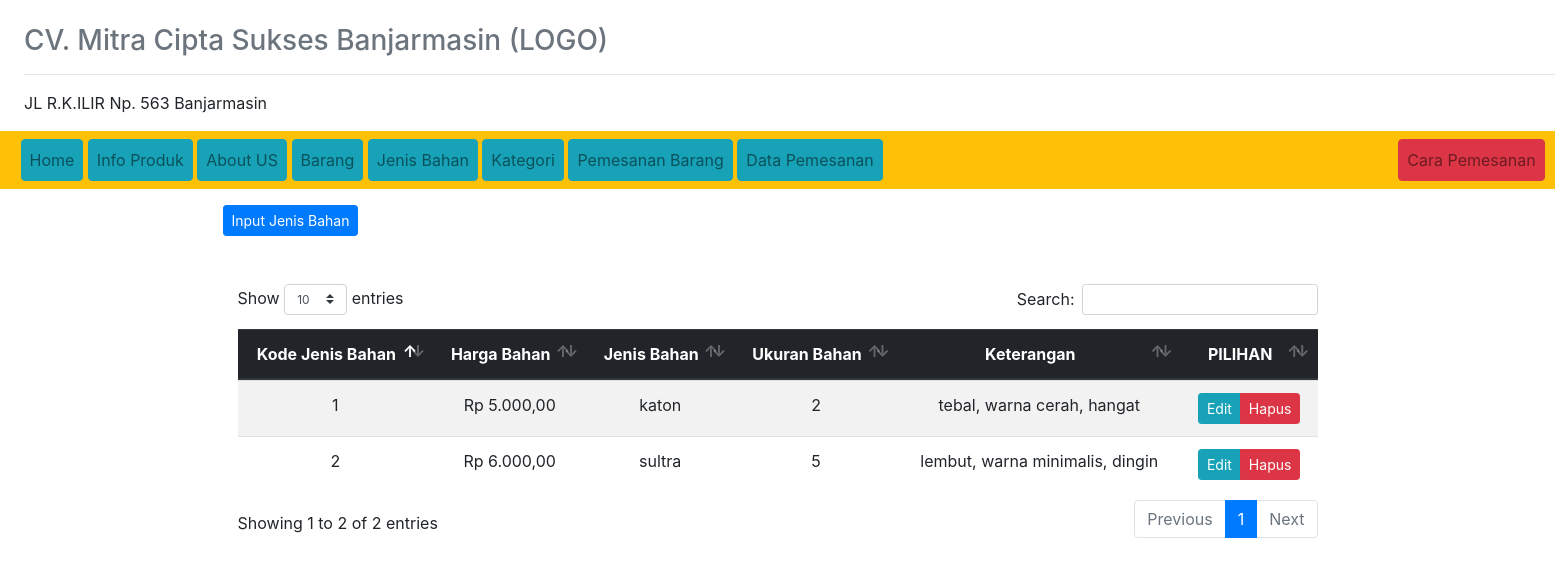
Page /?view=bahan on the earlier database version.
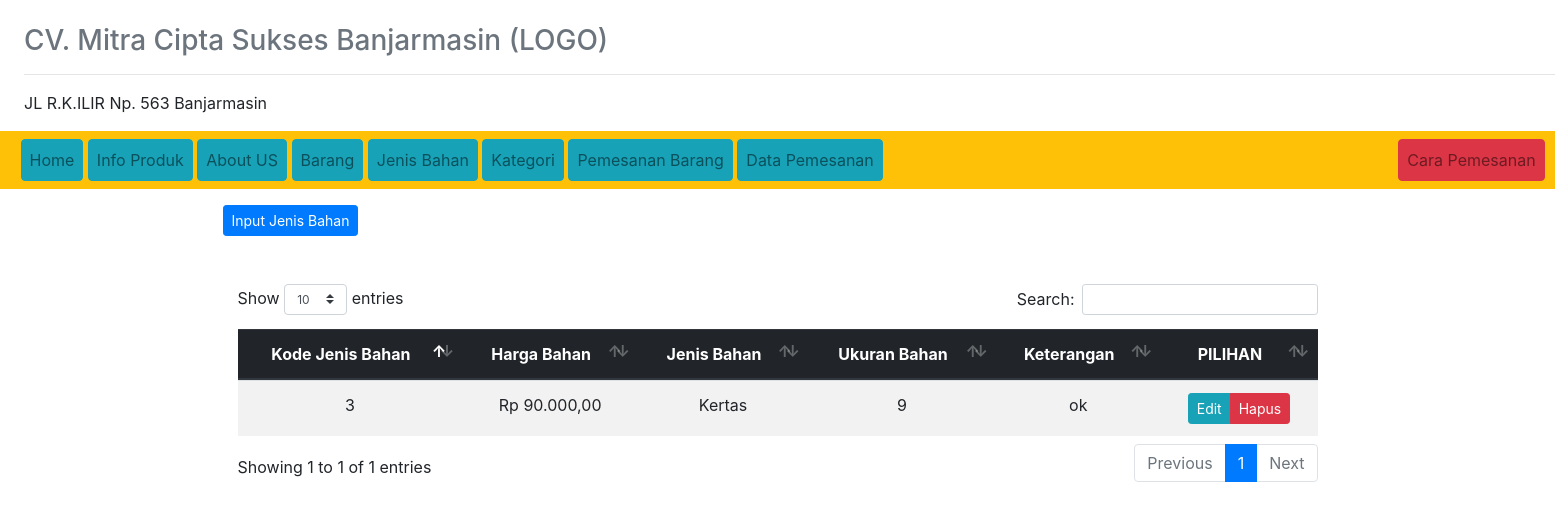
Same page on the later database version.
### tables this page shows
CREATE TABLE `jenis_bahan` (
  `kode_jenis_bahan` int(50) NOT NULL,
  `harga_bahan` int(25) NOT NULL,
  `jenis_bahan` varchar(50) NOT NULL,
  `ketarangan` varchar(255) NOT NULL,
  `ukuran_bahan` int(10) NOT NULL
);

### config/config.php (called while the page is built, shortened)
<?php
function base_url($url = null)
{
	$base_url = "http://localhost/aplikasi_CV_Mitra_Cipta_Sukses_Banjarmasin/";
	if ($url != null ) {
		return $base_url."/".$url;
	} else  {
			return $base_url;
	}
}

### models/admin.php (called while the page is built, shortened)
<?php
class Admin
{
  private $mysqli;
  function __construct($mysqli)
  {
    $this->mysqli = $mysqli;
  }
  public function showJenisBahan()
  {
    $db = $this->mysqli->conn;
    $sql = " SELECT * FROM jenis_bahan ";
    $query = $db->query($sql);
    return $query;
  }
}
?>

### view/jenis-bahan.php (the view)
<div class="header-hal">
    <a href="?view=input-bahan" class="btn btn-sm btn-primary">Input Jenis Bahan</a>
</div>
<div class="container mt-5">
<div class="daftar-table table-responsive">
  <table class="table table-striped text-center" id="table">
    <thead class="thead-dark">
      <tr>
        <th>Kode Jenis Bahan</th>
        <th>Harga Bahan</th>
        <th>Jenis Bahan </th>
        <th>Ukuran Bahan</th>
        <th>Keterangan</th>
        <th>PILIHAN</th>
      </tr>
    </thead>
    <tbody>
      <?php
      $data = $objAdmin->showJenisBahan();
      while ($a = $data->fetch_object()) {
      ?>
      <tr>
        <td><?=$a->kode_jenis_bahan ?></td>
        <td><?=$rp = "Rp " . number_format($a->harga_bahan, 2, ',', '.')?></td>
        <td><?=$a->jenis_bahan ?></td>
        <td><?=$a->ukuran_bahan ?></td>
        <td><?=$a->ketarangan ?></td>
        <td>
          <div class="btn-group">
            <a href="?view=edit-jenis-bahan&id_bahan=<?=$a->kode_jenis_bahan ?>" class="btn btn-sm btn-info">Edit</a>
            <a href="?view=hapus-jenis-bahan&id_bahan=<?=$a->kode_jenis_bahan ?>" onclick="return confirm('Hapus data ?')" class="btn btn-sm btn-danger">Hapus</a>
          </div>
        </td>
      </tr>
    <?php } ?>
    </tbody>
  </table>
</div>
</div>

### index.php (shortened to what this page needs)
<?php
require_once 'config/config.php';
include('models/admin.php');
?>
<!doctype html>
<html lang="en">
  <head>
    <link rel="stylesheet" href="<?=base_url();?>assets/css/bootstrap.min.css">
    <link rel="stylesheet" type="text/css" href="<?php echo base_url(); ?>assets/DataTables/datatables.min.css"/>
  </head>
  <body>
    <div class="ml-4" id="" style="">
      <br>
      <h3 class="text-muted">CV. Mitra Cipta Sukses Banjarmasin (LOGO)</h3>
      <hr>
      <p>JL R.K.ILIR Np. 563 Banjarmasin</p>
    </div>
    <nav class="navbar navbar-expand-lg navbar-light bg-warning">
      <div class="collapse navbar-collapse" id="navbarNavAltMarkup">
        <div class="navbar-nav"> &nbsp;
          <a class="nav-item nav-link btn btn-info btn-md" href="?view=home">Home <span class="sr-only">(current)</span></a>&nbsp;
          <a class="nav-item nav-link btn btn-info btn-md" href="#">Info Produk</a> &nbsp;
          <a class="nav-item nav-link btn btn-info btn-md" href="#">About US</a> &nbsp;
          <a class="nav-item nav-link btn btn-info btn-md" href="?view=barang">Barang</a> &nbsp;
          <a class="nav-item nav-link btn btn-info btn-md" href="?view=bahan">Jenis Bahan</a> &nbsp;
          <a class="nav-item nav-link btn btn-info btn-md" href="?view=kategori">Kategori</a> &nbsp;
          <a class="nav-item nav-link btn btn-info btn-md" href="?view=pesan">Pemesanan Barang</a> &nbsp;
          <a class="nav-item nav-link btn btn-info btn-md" href="?view=data-pemesanan">Data Pemesanan</a> &nbsp;
          <a class="nav-item nav-link btn btn-danger btn-md" style="position: relative; left: 50%;" href="#">Cara Pemesanan</a> &nbsp;
        </div>
      </div>
    </nav>
    <div class="container mt-3" id="" style="">
          <?php include('page/page.php'); ?>
    </div>
  </body>
</html>

### page/page.php (shortened to what this page needs)
<?php
if (@$_GET['view'] == '' || @$_GET['view'] == 'home')
{
	include 'view/home/home.php';
}
elseif(@$_GET['view'] == 'login')
{
	include 'view/login.php';
}
elseif($_GET['view'] == 'logout')
{
	$objAdmin->logout();
	echo '<script>
    window.location="?view=login";
     </script>';
}
elseif (@$_GET['view'] == 'barang')
{
	include 'view/barang.php';
}
elseif (@$_GET['view'] == 'input-barang')
{
	include 'view/input-barang.php';
}
elseif(@$_GET['view'] == 'edit-barang')
{
	include 'view/edit-barang.php';
}
elseif (@$_GET['view'] == 'bahan')
{
	include 'view/jenis-bahan.php';
}
elseif (@$_GET['view'] == 'input-bahan')
{
	include 'view/input-jenis-bahan.php';
}
elseif (@$_GET['view'] == 'edit-jenis-bahan')
{
	include 'view/edit-jenis-bahan.php';
}
elseif (@$_GET['view'] == 'kategori')
{
	include 'view/kategori.php';
}
elseif (@$_GET['view'] == 'input-kategori')
{
	include 'view/input-kategori.php';
}
elseif (@$_GET['view'] == 'edit-kategori')
{
	include 'view/edit-kategori.php';
}
elseif (@$_GET['view'] == 'pesan')
{
	include 'view/pesan.php';
}
elseif (@$_GET['view'] == 'data-pemesanan')
{
	include 'view/data-pemesanan.php';
}

Differences in the rows shown:
removed jenis_bahan: kode_jenis_bahan "1", harga_bahan "Rp 5.000,00", jenis_bahan "katon", ukuran_bahan "2", ketarangan "tebal, warna cerah, hangat"
removed jenis_bahan: kode_jenis_bahan "2", harga_bahan "Rp 6.000,00", jenis_bahan "sultra", ukuran_bahan "5", ketarangan "lembut, warna minimalis, dingin"
added jenis_bahan: kode_jenis_bahan "3", harga_bahan "Rp 90.000,00", jenis_bahan "Kertas", ukuran_bahan "9", ketarangan "ok"
Other differences:
text written by a page script: "Show entries Search: Showing 1 to 2 of 2 entries Previous 1 Next" → "Show entries Search: Showing 1 to 1 of 1 entries Previous 1 Next"
